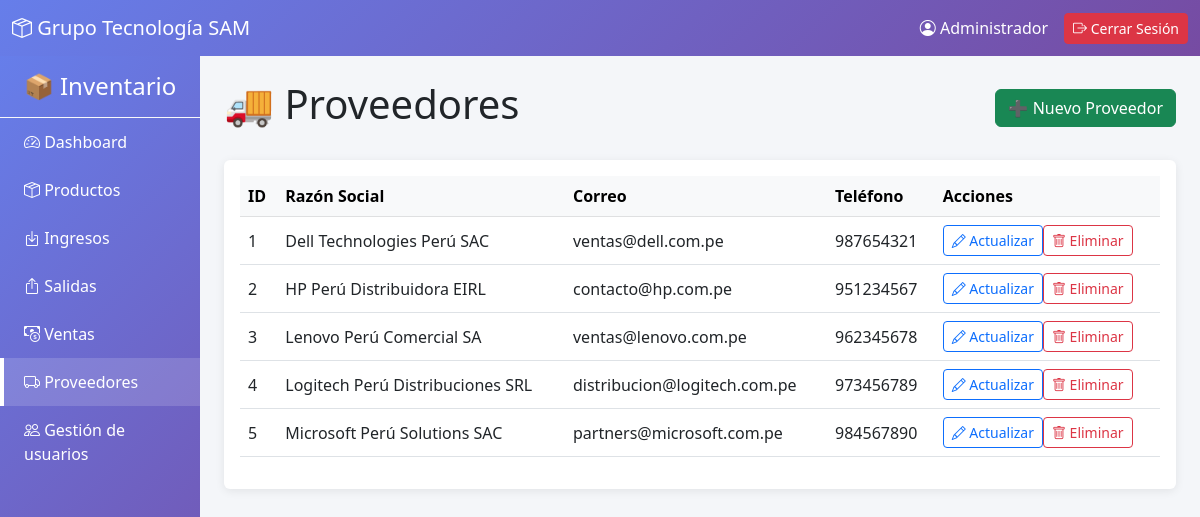
The page /index.php?controller=proveedor&action=index (signed in) on the database its author committed.
### tables this page shows
CREATE TABLE `proveedores` (
  `ID_Proveedor` int(11) NOT NULL,
  `Razon_Social` varchar(50) NOT NULL,
  `Correo` varchar(50) DEFAULT NULL,
  `Numero` varchar(20) DEFAULT NULL
);

### src/core/Controller.php (called while the page is built, shortened)
<?php
abstract class Controller
{
    protected function render(string $view, array $data = []): void
    {
        extract($data);
        $viewPath = __DIR__ . "/../views/{$view}.php";
        require __DIR__ . '/../views/layouts/header.php';
        require $viewPath;
        require __DIR__ . '/../views/layouts/footer.php';
    }
}

### src/controllers/ProveedorController.php (called while the page is built, shortened)
<?php
class ProveedorController extends Controller
{
    private Proveedor $model;
    public function __construct()
    {
        $this->model = new Proveedor();
    }
    public function index(): void {
        $proveedores = $this->model->getAll();
        $this->render('proveedores', ['proveedores' => $proveedores]);
    }
}

### src/core/App.php (called while the page is built, shortened)
<?php
class App
{
    private string $action;
    public function __construct()
    {
        $actionSolicitada     = $_GET['action'] ?? 'index';
        $this->action = $actionSolicitada;
    }
    public function run(): void
    {
        try {
            $action = $this->action;
            $controller = new $controllerClass();
            $controller->$action();
        } catch (Exception $e) {
            http_response_code(500);
            die("<div style='padding: 20px; background: #fee; border: 1px solid #c00; color: #600; margin: 20px; border-radius: 4px;'>" .
                "<strong>❌ Error:</strong> " . htmlspecialchars($e->getMessage()) .
                "</div>");
        }
    }
}

### src/index.php (called while the page is built, shortened)
<?php
spl_autoload_register(function (string $class): void {
    $prefixes = [
        'Core\\'       => __DIR__ . '/core/',
        'Controllers\\' => __DIR__ . '/controllers/',
        'Models\\'     => __DIR__ . '/models/',
        'Config\\'     => __DIR__ . '/config/',
    ];
    foreach ($prefixes as $prefix => $baseDir) {
        if (strpos($class, $prefix) !== 0) {
            continue;
        }
        $relativeClass = substr($class, strlen($prefix));
        $file = $baseDir . str_replace('\\', '/', $relativeClass) . '.php';
        return;
    }
});
$app = new App();
$app->run();

### src/config/Database.php (called while the page is built, shortened)
<?php
class Database {
    private static ?self $instance = null;
    private PDO $pdo;
    private function __construct() {
        $host = 'localhost';
        $db = 'bd_inventario';
        $user = 'root';
        $pass = '';
        try {
            $this->pdo = new PDO(
                "mysql:host=$host;dbname=$db;charset=utf8mb4",
                $user,
                $pass,
                [
                    PDO::ATTR_ERRMODE => PDO::ERRMODE_EXCEPTION,
                    PDO::ATTR_DEFAULT_FETCH_MODE => PDO::FETCH_ASSOC,
                    PDO::ATTR_EMULATE_PREPARES => false,
                ]
            );
        } catch (PDOException $e) {
            die("Error de conexión: " . $e->getMessage());
        }
    }
    public static function getInstance(): self {
        if (self::$instance === null) {
            self::$instance = new self();
        }
        return self::$instance;
    }
    public function getConnection(): PDO {
        return $this->pdo;
    }
}

### src/core/Model.php (called while the page is built, shortened)
<?php
abstract class Model {
    public function __construct() {
        $this->db = Database::getInstance()->getConnection();
    }
}

### src/models/Proveedor.php (called while the page is built, shortened)
<?php
class Proveedor extends Model {
    public function getAll(): array {
        $stmt = $this->db->query("SELECT * FROM Proveedores ORDER BY ID_Proveedor ASC");
        return $stmt->fetchAll();
    }
}

### src/views/proveedores.php (the view, shortened to what this page needs)
<div class="d-flex justify-content-between align-items-center mb-4"><h1>🚚 Proveedores</h1><button class="btn btn-success" data-bs-toggle="modal" data-bs-target="#modalProveedor">➕ Nuevo Proveedor</button></div>
<div class="card"><div class="card-body table-responsive"><table class="table table-hover align-middle"><thead class="table-light"><tr><th>ID</th><th>Razón Social</th><th>Correo</th><th>Teléfono</th><th>Acciones</th></tr></thead><tbody>
<?php foreach ($proveedores as $prov): ?><tr><td><?= (int)$prov['ID_Proveedor'] ?></td><td><?= htmlspecialchars($prov['Razon_Social'],ENT_QUOTES,'UTF-8') ?></td><td><?= htmlspecialchars($prov['Correo']??'-',ENT_QUOTES,'UTF-8') ?></td><td><?= htmlspecialchars($prov['Numero']??'-',ENT_QUOTES,'UTF-8') ?></td><td class="text-nowrap"><button class="btn btn-sm btn-outline-primary btn-editar-proveedor" data-bs-toggle="modal" data-bs-target="#modalEditarProveedor" data-id="<?= (int)$prov['ID_Proveedor'] ?>" data-razon="<?= htmlspecialchars($prov['Razon_Social'],ENT_QUOTES,'UTF-8') ?>" data-correo="<?= htmlspecialchars($prov['Correo']??'',ENT_QUOTES,'UTF-8') ?>" data-numero="<?= htmlspecialchars($prov['Numero']??'',ENT_QUOTES,'UTF-8') ?>"><i class="bi bi-pencil"></i> Actualizar</button><form class="d-inline" method="post" action="index.php?controller=proveedor&action=eliminar" onsubmit="return confirm('¿Eliminar proveedor? No se podrá si tiene ingresos asociados.')"><input type="hidden" name="id" value="<?= (int)$prov['ID_Proveedor'] ?>"><button class="btn btn-sm btn-outline-danger"><i class="bi bi-trash"></i> Eliminar</button></form></td></tr><?php endforeach; ?><?php if (!$proveedores): ?><tr><td colspan="5" class="text-center text-muted">No hay proveedores registrados.</td></tr><?php endif; ?></tbody></table></div></div>

### src/views/layouts/header.php (style rules this page uses)
body { background-color: #f4f6f9; }
.card { border: none; box-shadow: 0 2px 10px rgba(0,0,0,0.08); transition: 0.3s; }

### rows shown on the page
proveedores: ID_Proveedor "1", Razon_Social "Dell Technologies Perú SAC", Correo "ventas@dell.com.pe", Numero "987654321"
proveedores: ID_Proveedor "2", Razon_Social "HP Perú Distribuidora EIRL", Correo "contacto@hp.com.pe", Numero "951234567"
proveedores: ID_Proveedor "3", Razon_Social "Lenovo Perú Comercial SA", Correo "ventas@lenovo.com.pe", Numero "962345678"
proveedores: ID_Proveedor "4", Razon_Social "Logitech Perú Distribuciones SRL", Correo "distribucion@logitech.com.pe", Numero "973456789"
proveedores: ID_Proveedor "5", Razon_Social "Microsoft Perú Solutions SAC", Correo "partners@microsoft.com.pe", Numero "984567890"

### other values the page prints
$_SESSION['user_name'] "Administrador"
